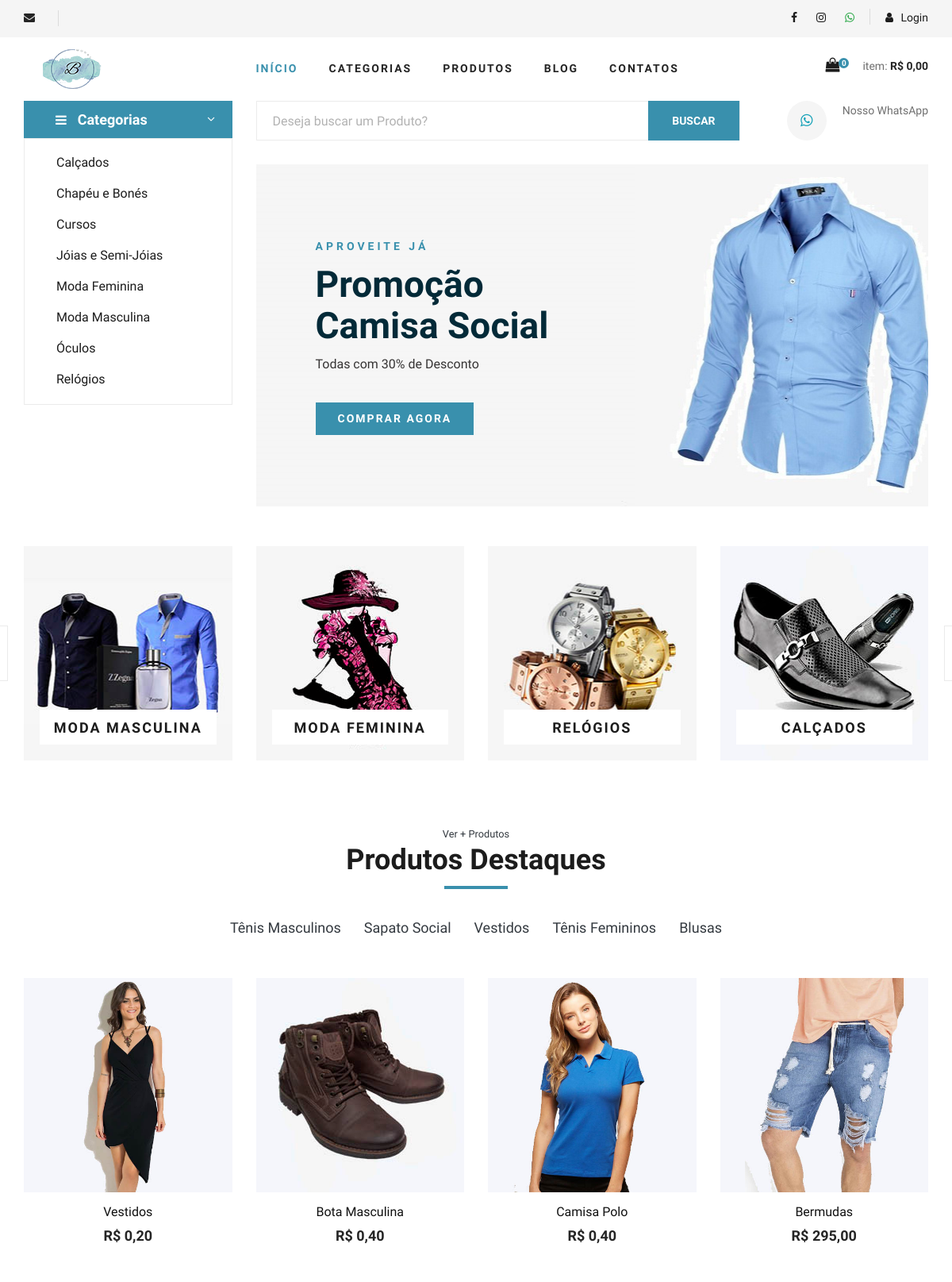
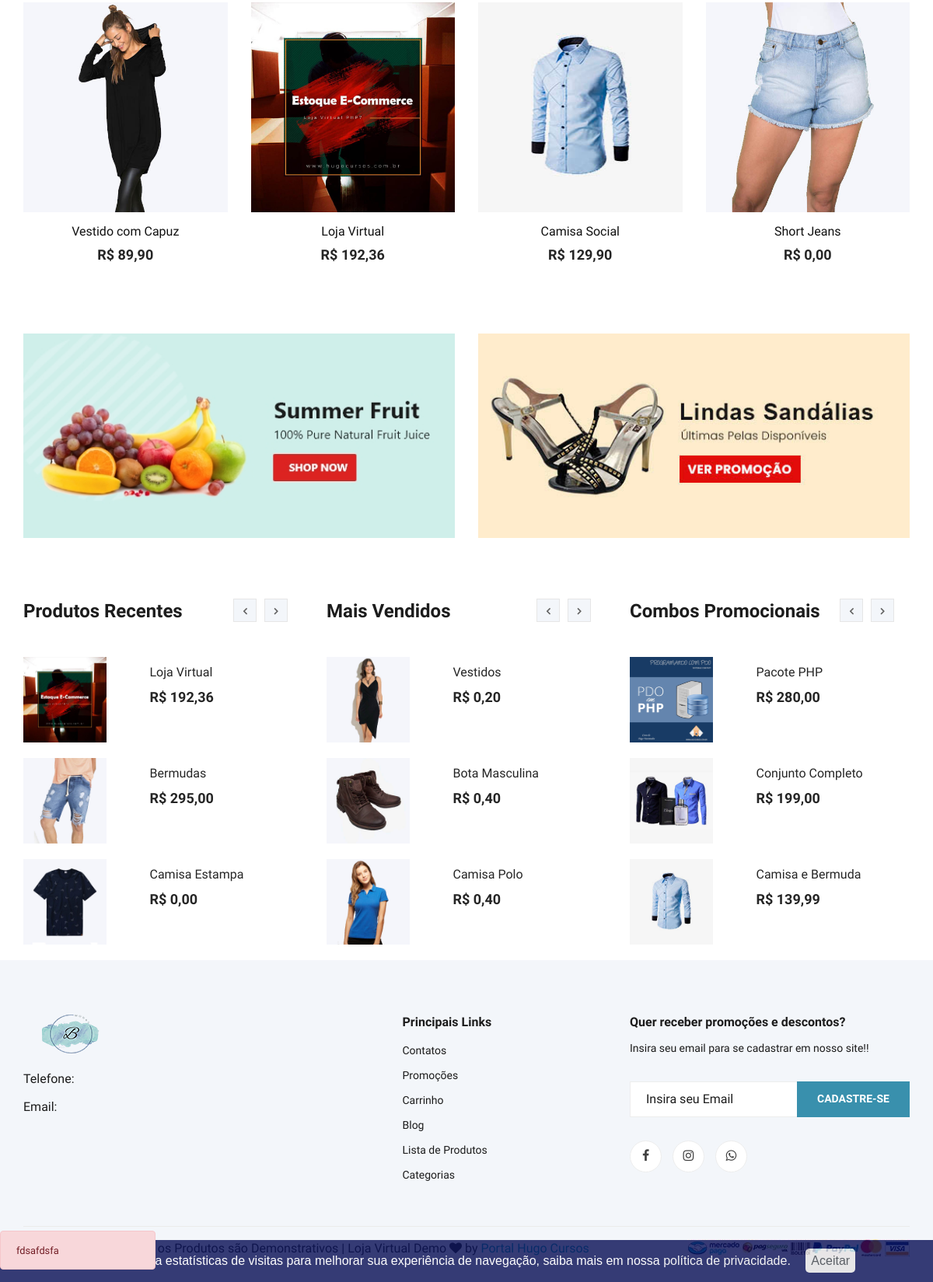
The page / on the database its author committed (2 pictures, top to bottom).
### tables this page shows
CREATE TABLE `categorias` (
  `id` int(11) NOT NULL AUTO_INCREMENT,
  `nome` varchar(50) NOT NULL,
  `nome_url` varchar(50) NOT NULL,
  `imagem` varchar(100) NOT NULL,
  PRIMARY KEY (`id`)
);

CREATE TABLE `banner` (
  `id` int(11) NOT NULL AUTO_INCREMENT,
  `titulo` varchar(30) NOT NULL,
  `subtitulo` varchar(20) NOT NULL,
  `descricao` varchar(50) NOT NULL,
  `link` varchar(100) NOT NULL,
  `textobt` varchar(15) NOT NULL,
  `ativo` varchar(5) NOT NULL,
  `imagem` varchar(150) NOT NULL,
  PRIMARY KEY (`id`)
);

CREATE TABLE `sub_categorias` (
  `id` int(11) NOT NULL AUTO_INCREMENT,
  `nome` varchar(50) NOT NULL,
  `nome_url` varchar(50) NOT NULL,
  `imagem` varchar(100) NOT NULL,
  `id_categoria` int(11) NOT NULL,
  PRIMARY KEY (`id`)
);

CREATE TABLE `produtos` (
  `id` int(11) NOT NULL AUTO_INCREMENT,
  `sku` varchar(10) NOT NULL,
  `categoria` int(11) NOT NULL,
  `sub_categoria` int(11) NOT NULL,
  `nome` varchar(100) NOT NULL,
  `nome_url` varchar(100) NOT NULL,
  `descricao` varchar(1000) NOT NULL,
  `descricao_longa` text NOT NULL,
  `valor` decimal(10,2) NOT NULL,
  `imagem` varchar(100) NOT NULL,
  `estoque` int(11) NOT NULL,
  `tipo_envio` int(11) NOT NULL,
  `palavras` varchar(250) NOT NULL,
  `ativo` varchar(5) NOT NULL,
  `peso` double(8,2) DEFAULT NULL,
  `largura` int(11) DEFAULT NULL,
  `altura` int(11) DEFAULT NULL,
  `comprimento` int(11) DEFAULT NULL,
  `modelo` varchar(100) DEFAULT NULL,
  `valor_frete` decimal(8,2) DEFAULT NULL,
  `promocao` varchar(5) NOT NULL,
  `vendas` int(11) DEFAULT NULL,
  `link` varchar(150) DEFAULT NULL,
  `variavel` varchar(5) DEFAULT NULL,
  PRIMARY KEY (`id`)
);

CREATE TABLE `promocao_banner` (
  `id` int(11) NOT NULL AUTO_INCREMENT,
  `titulo` varchar(50) NOT NULL,
  `link` varchar(100) NOT NULL,
  `imagem` varchar(100) NOT NULL,
  `ativo` varchar(5) NOT NULL,
  PRIMARY KEY (`id`)
);

CREATE TABLE `promocoes` (
  `id` int(11) NOT NULL AUTO_INCREMENT,
  `id_produto` int(11) NOT NULL,
  `valor` decimal(8,2) NOT NULL,
  `data_inicio` date NOT NULL,
  `data_final` date NOT NULL,
  `ativo` varchar(5) NOT NULL,
  `desconto` varchar(10) NOT NULL,
  PRIMARY KEY (`id`)
);

CREATE TABLE `combos` (
  `id` int(11) NOT NULL AUTO_INCREMENT,
  `nome` varchar(100) NOT NULL,
  `nome_url` varchar(50) NOT NULL,
  `descricao` varchar(1000) NOT NULL,
  `descricao_longa` text NOT NULL,
  `valor` decimal(8,2) NOT NULL,
  `imagem` varchar(100) NOT NULL,
  `tipo_envio` int(1) NOT NULL,
  `palavras` varchar(250) NOT NULL,
  `ativo` varchar(5) NOT NULL,
  `peso` double(8,2) NOT NULL,
  `largura` double(8,2) NOT NULL,
  `altura` double(8,2) NOT NULL,
  `comprimento` double(8,2) NOT NULL,
  `valor_frete` decimal(10,2) DEFAULT NULL,
  `vendas` int(11) DEFAULT NULL,
  `link` varchar(150) DEFAULT NULL,
  PRIMARY KEY (`id`)
);

CREATE TABLE `alertas` (
  `id` int(11) NOT NULL AUTO_INCREMENT,
  `titulo_alerta` varchar(20) NOT NULL,
  `titulo_mensagem` varchar(100) NOT NULL,
  `mensagem` varchar(1000) NOT NULL,
  `link` varchar(100) DEFAULT NULL,
  `imagem` varchar(100) DEFAULT NULL,
  `data` date NOT NULL,
  `ativo` varchar(5) NOT NULL,
  PRIMARY KEY (`id`)
);

### index.php (the view, shortened to what the rows shown need)
<?php
require_once 'cabecalho.php';
require_once 'conexao.php';
?>
<section class="hero">
  <div class="container">
    <div class="row">
      <div class="col-lg-3">
        <div class="hero__categories">
          <ul>
            <?php
            $query = $pdo->query('SELECT * FROM categorias order by nome asc ');
            $res = $query->fetchAll(PDO::FETCH_ASSOC);
            for ($i = 0; $i < count($res); $i++) {
                $nome = $res[$i]['nome'];
                $nome_url = $res[$i]['nome_url'];
                ?>
              <li><a href="sub-categoria-de-<?php echo $nome_url; ?>"><?php echo $nome; ?></a></li>
            <?php
            }
            ?>
          </ul>
        </div>
      </div>
      <div class="col-lg-9">
      <?php
      $query = $pdo->query("SELECT * FROM banner where ativo = 'Sim' ");
      $res = $query->fetchAll(PDO::FETCH_ASSOC);
      $titulo = $res[0]['titulo'];
      $subtitulo = $res[0]['subtitulo'];
      $descricao = $res[0]['descricao'];
      $textobt = $res[0]['textobt'];
      $link = $res[0]['link'];
      $imagem = $res[0]['imagem'];
      ?>
      <div class="hero__item set-bg bg-light" data-setbg="img/banner/<?php echo $imagem; ?>">
        <div class="hero__text">
          <span><?php echo mb_strToUpper($subtitulo); ?></span>
          <div class="row">
            <div class="col-md-8">
              <h2><?php echo $titulo; ?></h2>
            </div>
          </div>
          <p><?php echo $descricao; ?></p>
          <a href="<?php echo $link; ?>" class="primary-btn"><?php echo mb_strToUpper(
    $textobt
); ?></a>
        </div>
      </div>
    </div>
  </div>
</div>
</section>
<section class="categories">
  <div class="container">
    <div class="row">
      <div class="categories__slider owl-carousel">
       <?php
       $query = $pdo->query('SELECT * FROM categorias order by id ');
       $res = $query->fetchAll(PDO::FETCH_ASSOC);
       for ($i = 0; $i < count($res); $i++) {
           $nome = $res[$i]['nome'];
           $imagem = $res[$i]['imagem'];
           $nome_url = $res[$i]['nome_url'];
           ?>
        <div class="col-lg-3">
          <div class="categories__item set-bg" data-setbg="img/categorias/<?php echo $imagem; ?>">
            <h5><a href="sub-categoria-de-<?php echo $nome_url; ?>"><?php echo $nome; ?></a></h5>
          </div>
        </div>
      <?php
       }
       ?>
    </div>
  </div>
</div>
</section>
<section class="featured spad">
  <div class="container">
    <div class="row">
      <div class="col-lg-12">
        <div class="section-title">
         <h2>Produtos Destaques </h2>
       </div>
       <div class="featured__controls">
        <ul>
         <?php
         $query = $pdo->query(
             'SELECT * FROM sub_categorias order by id limit 5 '
         );
         $res = $query->fetchAll(PDO::FETCH_ASSOC);
         for ($i = 0; $i < count($res); $i++) {
             $nome = $res[$i]['nome'];
             $nome_url = $res[$i]['nome_url'];
             ?>
          <li><a href="produtos-<?php echo $nome_url; ?>" class="text-dark"><?php echo $nome; ?></a></li>
        <?php
         }
         ?>
      </ul>
    </div>
  </div>
</div>
<div class="row featured__filter">
 <?php
 $query = $pdo->query(
     "SELECT * FROM produtos where ativo = 'Sim' and estoque > 0 order by vendas desc limit 8 "
 );
 $res = $query->fetchAll(PDO::FETCH_ASSOC);
 for ($i = 0; $i < count($res); $i++) {
     $nome = $res[$i]['nome'];
     $valor = $res[$i]['valor'];
     $nome_url = $res[$i]['nome_url'];
     $imagem = $res[$i]['imagem'];
     $promocao = $res[$i]['promocao'];
     $id = $res[$i]['id'];
     $valor = number_format($valor, 2, ',', '.');
     if ($promocao == 'Sim') {
         $queryp = $pdo->query(
             "SELECT * FROM promocoes where id_produto = '$id' "
         );
         $resp = $queryp->fetchAll(PDO::FETCH_ASSOC);
         $valor_promo = $resp[0]['valor'];
         $desconto = $resp[0]['desconto'];
         $valor_promo = number_format($valor_promo, 2, ',', '.');
         ?>
    <div class="col-lg-3 col-md-4 col-sm-6 mix sapatos fresh-meat">
      <div class="product__discount__item">
        <div class="product__discount__item__pic set-bg"
        data-setbg="img/produtos/<?php echo $imagem; ?>">
        <div class="product__discount__percent">-<?php echo $desconto; ?>%</div>
        <ul class="product__item__pic__hover">
         <li><a href="produto-<?php echo $nome_url; ?>"><i class="fa fa-eye"></i></a></li>
         <li><a href="" onclick="carrinhoModal('<?php echo $id; ?>','Não')"><i class="fa fa-shopping-cart"></i></a>
         </ul>
       </div>
       <div class="product__discount__item__text">
        <h5><a href="produto-<?php echo $nome_url; ?>"><?php echo $nome; ?></a></h5>
        <div class="product__item__price"><span class="mr-1">R$ <?php echo $valor; ?></span>R$ <?php echo $valor_promo; ?> </div>
      </div>
    </div>
  </div>
<?php
     } else {
          ?>
  <div class="col-lg-3 col-md-4 col-sm-6 mix sapatos fresh-meat">
    <div class="featured__item">
      <div class="featured__item__pic set-bg" data-setbg="img/produtos/<?php echo $imagem; ?>">
        </div>
        <div class="featured__item__text">
          <a href="produto-<?php echo $nome_url; ?>"><h6><?php echo $nome; ?></h6>
            <h5>R$ <?php echo $valor; ?></h5></a>
          </div>
        </div>
      </div>
    <?php
     }
 }
 ?>
  </div>
</div>
</section>
<div class="banner">
  <div class="container">
    <div class="row">
     <?php
     $query = $pdo->query(
         "SELECT * FROM promocao_banner where ativo = 'Sim' order by id desc limit 2 "
     );
     $res = $query->fetchAll(PDO::FETCH_ASSOC);
     for ($i = 0; $i < count($res); $i++) {
         $titulo = $res[$i]['titulo'];
         $link = $res[$i]['link'];
         $imagem = $res[$i]['imagem'];
         ?>
      <div class="col-lg-6 col-md-6 col-sm-6">
        <div class="banner__pic">
         <a href="<?php echo $link; ?>" title="<?php echo $titulo; ?>"> <img src="img/promocoes/<?php echo $imagem; ?>" alt="<?php echo $titulo; ?>"> </a>
       </div>
     </div>
   <?php
     }
     ?>
 </div>
</div>
</div>
<section class="latest-product spad d-none d-md-block">
  <div class="container">
    <div class="row">
      <div class="col-lg-4 col-md-6">
        <div class="latest-product__text">
          <div class="latest-product__slider owl-carousel">
            <div class="latest-prdouct__slider__item">
              <?php
              $query = $pdo->query(
                  'SELECT * FROM produtos order by id desc limit 3 '
              );
              $res = $query->fetchAll(PDO::FETCH_ASSOC);
              for ($i = 0; $i < count($res); $i++) {
                  $nome = $res[$i]['nome'];
                  $valor = $res[$i]['valor'];
                  $nome_url = $res[$i]['nome_url'];
                  $imagem = $res[$i]['imagem'];
                  $promocao = $res[$i]['promocao'];
                  $id = $res[$i]['id'];
                  if ($promocao == 'Sim') {
                      $queryp = $pdo->query(
                          "SELECT * FROM promocoes where id_produto = '$id' "
                      );
                      $resp = $queryp->fetchAll(PDO::FETCH_ASSOC);
                      $valor = $resp[0]['valor'];
                      $valor = number_format($valor, 2, ',', '.');
                  } else {
                      $valor = number_format($valor, 2, ',', '.');
                  }
                  ?>
                <a href="produto-<?php echo $nome_url; ?>" class="latest-product__item">
                  <div class="row">
                    <div class="col-md-5">
                      <div class="latest-product__item__pic">
                        <img src="img/produtos/<?php echo $imagem; ?>" alt="">
                      </div>
                    </div>
                    <div class="col-md-7">
                      <div class="latest-product__item__text">
                        <h6><?php echo $nome; ?></h6>
                        <span>R$ <?php echo $valor; ?></span>
                      </div>
                    </div>
                  </div>
                </a>
              <?php
              }
              ?>
            </div>
          </div>
        </div>
      </div>
      <div class="col-lg-4 col-md-6">
        <div class="latest-product__text">
          <div class="latest-product__slider owl-carousel">
            <div class="latest-prdouct__slider__item">
              <?php
              $query = $pdo->query(
                  "SELECT * FROM produtos where ativo = 'Sim' and estoque > 0 order by vendas desc limit 3 "
              );
              $res = $query->fetchAll(PDO::FETCH_ASSOC);
              for ($i = 0; $i < count($res); $i++) {
                  $nome = $res[$i]['nome'];
                  $valor = $res[$i]['valor'];
                  $nome_url = $res[$i]['nome_url'];
                  $imagem = $res[$i]['imagem'];
                  $promocao = $res[$i]['promocao'];
                  $id = $res[$i]['id'];
                  if ($promocao == 'Sim') {
                      $queryp = $pdo->query(
                          "SELECT * FROM promocoes where id_produto = '$id' "
                      );
                      $resp = $queryp->fetchAll(PDO::FETCH_ASSOC);
                      $valor = $resp[0]['valor'];
                      $valor = number_format($valor, 2, ',', '.');
                  } else {
                      $valor = number_format($valor, 2, ',', '.');
                  }
                  ?>
                <a href="produto-<?php echo $nome_url; ?>" class="latest-product__item">
                  <div class="row">
                    <div class="col-md-5">
                      <div class="latest-product__item__pic">
                        <img src="img/produtos/<?php echo $imagem; ?>" alt="">
                      </div>
                    </div>
                    <div class="col-md-7">
                      <div class="latest-product__item__text">
                        <h6><?php echo $nome; ?></h6>
                        <span>R$ <?php echo $valor; ?></span>
                      </div>
                    </div>
                  </div>
                </a>
              <?php
              }
              ?>
            </div>
          </div>
        </div>
      </div>
      <div class="col-lg-4 col-md-6">
        <div class="latest-product__text">
          <div class="latest-product__slider owl-carousel">
            <div class="latest-prdouct__slider__item">
              <?php
              $query = $pdo->query(
                  "SELECT * FROM combos where ativo = 'Sim' order by id desc limit 3 "
              );
              $res = $query->fetchAll(PDO::FETCH_ASSOC);
              for ($i = 0; $i < count($res); $i++) {
                  $nome = $res[$i]['nome'];
                  $valor = $res[$i]['valor'];
                  $nome_url = $res[$i]['nome_url'];
                  $imagem = $res[$i]['imagem'];
                  $valor = number_format($valor, 2, ',', '.');
                  ?>
                <a href="combo-<?php echo $nome_url; ?>" class="latest-product__item">
                  <div class="row">
                    <div class="col-md-5">
                      <div class="latest-product__item__pic">
                        <img src="img/combos/<?php echo $imagem; ?>" alt="">
                      </div>
                    </div>
                    <div class="col-md-7">
                      <div class="latest-product__item__text">
                        <h6><?php echo $nome; ?></h6>
                        <span>R$ <?php echo $valor; ?></span>
                      </div>
                    </div>
                  </div>
                </a>
              <?php
              }
              ?>
            </div>
          </div>
        </div>
      </div>
    </div>
  </div>
</section>
<?php
require_once 'rodape.php';
?>

### rodape.php (shortened to what the rows shown need)
<?php
require_once("conexao.php");
$query = $pdo->query("SELECT * FROM alertas where data >= curDate() and ativo = 'Sim' order by id limit 1");
$res = $query->fetchAll(PDO::FETCH_ASSOC);
$linhas = @count($res);
if($linhas > 0){
  $titulo = $res[0]['titulo_alerta'];
 ?>
  <div class="row">
      <a data-toggle="modal" href="#modalPromocoes">
      <div class="alert alert-danger fixed-bottom col-md-2" role="alert">
        <small><?php echo $titulo ?></small>
      </div>
      </a>
   </div>
<?php } ?>
</body>
</html>

### rows shown on the page
categorias: nome "Calçados", shows a picture, nome "CALÇADOS"
categorias: nome "Chapéu e Bonés"
categorias: nome "Cursos"
categorias: nome "Jóias e Semi-Jóias"
categorias: nome "Moda Feminina", shows a picture, nome "MODA FEMININA"
categorias: nome "Moda Masculina", shows a picture, nome "MODA MASCULINA"
categorias: nome "Óculos"
categorias: nome "Relógios", shows a picture, nome "RELÓGIOS"
banner: subtitulo "APROVEITE JÁ", titulo "Promoção Camisa Social", descricao "Todas com 30% de Desconto", textobt "COMPRAR AGORA"
sub_categorias: nome "Tênis Masculinos"
sub_categorias: nome "Sapato Social"
sub_categorias: nome "Vestidos"
sub_categorias: nome "Tênis Femininos"
sub_categorias: nome "Blusas"
produtos: shows a picture, nome "Vestidos", valor "0,20", imagem (picture)
produtos: shows a picture, nome "Bota Masculina", valor "0,40", imagem (picture)
produtos: shows a picture, nome "Camisa Polo", valor "0,40", imagem (picture)
produtos: shows a picture, nome "Bermudas", valor "295,00", imagem (picture)
produtos: shows a picture, nome "Vestido com Capuz", valor "89,90"
produtos: shows a picture, nome "Loja Virtual", valor "192,36", imagem (picture)
produtos: shows a picture, nome "Camisa Social", valor "129,90"
produtos: shows a picture, nome "Short Jeans", valor "0,00"
promocao_banner: imagem (picture)
promocao_banner: imagem (picture)
produtos: imagem (picture), nome "Camisa Estampa", promocoes.valor "0,00"
combos: imagem (picture), nome "Pacote PHP", valor "280,00"
combos: imagem (picture), nome "Conjunto Completo", valor "199,00"
combos: imagem (picture), nome "Camisa e Bermuda", valor "139,99"
alertas: titulo_alerta "fdsafdsfa"

### other values the page prints
$linhas "0"
$total_c "0,00"
